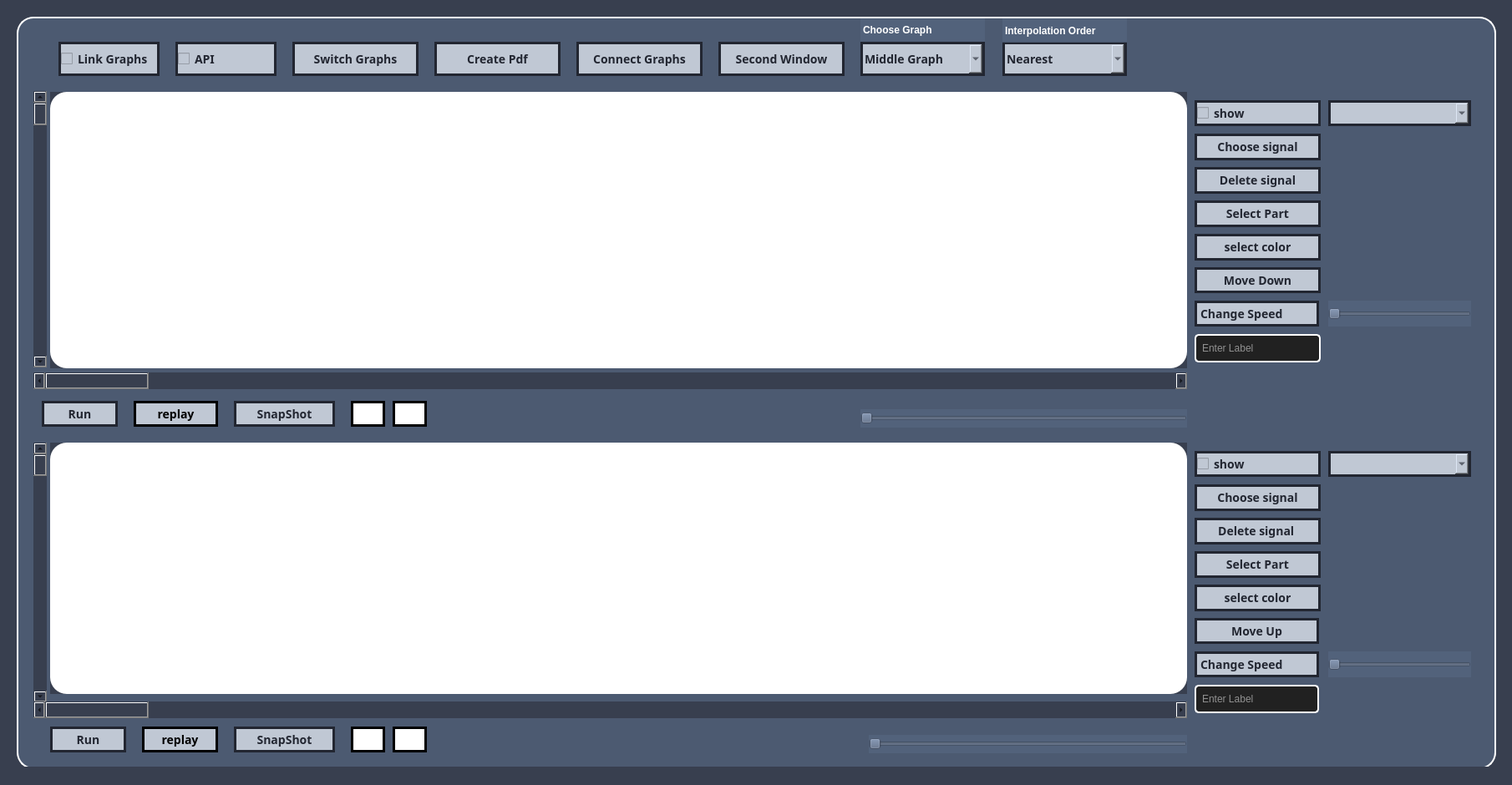
<?xml version="1.0" encoding="UTF-8"?>
<ui version="4.0">
 <class>MainWindow</class>
 <widget class="QMainWindow" name="MainWindow">
  <property name="geometry">
   <rect>
    <x>0</x>
    <y>0</y>
    <width>1810</width>
    <height>940</height>
   </rect>
  </property>
  <property name="windowTitle">
   <string>MainWindow</string>
  </property>
  <property name="styleSheet">
   <string notr="true">background: rgba(56, 63, 79, 1);</string>
  </property>
  <widget class="QWidget" name="centralwidget">
   <widget class="QLabel" name="label">
    <property name="geometry">
     <rect>
      <x>20</x>
      <y>20</y>
      <width>1771</width>
      <height>901</height>
     </rect>
    </property>
    <property name="styleSheet">
     <string notr="true">background-color:rgba(85, 101, 128, 0.7);
border-radius:20px;
border: 2px solid white;</string>
    </property>
    <property name="text">
     <string/>
    </property>
   </widget>
   <widget class="QComboBox" name="ComboBox_Top_Signals">
    <property name="geometry">
     <rect>
      <x>1590</x>
      <y>120</y>
      <width>171</width>
      <height>31</height>
     </rect>
    </property>
    <property name="styleSheet">
     <string notr="true">  background: rgba(192, 200, 212, 1);
  font-family: inherit;
  padding: 0.2em 0.3em;
  font-weight: 600;
  color:rgba(34, 38, 49, 1);
  font-size: 14px;
  border: 3px solid rgba(34, 38, 49, 1);
  border-radius: 0.4em;
  
</string>
    </property>
   </widget>
   <widget class="QCheckBox" name="CheckBox_API">
    <property name="geometry">
     <rect>
      <x>210</x>
      <y>50</y>
      <width>121</width>
      <height>41</height>
     </rect>
    </property>
    <property name="styleSheet">
     <string notr="true">  background: rgba(192, 200, 212, 1);
  font-family: inherit;
  padding: 0.2em 0.3em;
  font-weight: 600;
  color:rgba(34, 38, 49, 1);
  font-size: 14px;
  border: 3px solid rgba(34, 38, 49, 1);
  border-radius: 0.4em;
  
</string>
    </property>
    <property name="text">
     <string>API</string>
    </property>
   </widget>
   <widget class="QToolButton" name="ToolButton_Middle_ZoomIn">
    <property name="geometry">
     <rect>
      <x>420</x>
      <y>870</y>
      <width>41</width>
      <height>31</height>
     </rect>
    </property>
    <property name="styleSheet">
     <string notr="true">  background: white;
  font-family: inherit;
  padding: 0.2em 0.3em;
  font-weight: 600;
  font-size: 14px;
  color:black;
  border: 3px solid black;
  border-radius: 0.4em;
  
</string>
    </property>
    <property name="text">
     <string/>
    </property>
    <property name="icon">
     <iconset>
      <normalon>zoomin.jpg</normalon>
     </iconset>
    </property>
    <property name="iconSize">
     <size>
      <width>24</width>
      <height>24</height>
     </size>
    </property>
   </widget>
   <widget class="QToolButton" name="ToolButton_Top_ZoomOut">
    <property name="geometry">
     <rect>
      <x>470</x>
      <y>480</y>
      <width>41</width>
      <height>31</height>
     </rect>
    </property>
    <property name="styleSheet">
     <string notr="true">  background: white;
  font-family: inherit;
  padding: 0.2em 0.3em;
  font-weight: 600;
  font-size: 14px;
  color:black;
  border: 3px solid black;
  border-radius: 0.4em;
  

</string>
    </property>
    <property name="text">
     <string/>
    </property>
    <property name="icon">
     <iconset>
      <normalon>zoomout.jpg</normalon>
     </iconset>
    </property>
    <property name="iconSize">
     <size>
      <width>24</width>
      <height>24</height>
     </size>
    </property>
   </widget>
   <widget class="QToolButton" name="ToolButton_Top_ZoomIn">
    <property name="geometry">
     <rect>
      <x>420</x>
      <y>480</y>
      <width>41</width>
      <height>31</height>
     </rect>
    </property>
    <property name="styleSheet">
     <string notr="true">  background: white;
  font-family: inherit;
  padding: 0.2em 0.3em;
  font-weight: 600;
  font-size: 14px;
  color:black;
  border: 3px solid black;
  border-radius: 0.4em;
  
</string>
    </property>
    <property name="text">
     <string/>
    </property>
    <property name="icon">
     <iconset>
      <normalon>zoomin.jpg</normalon>
     </iconset>
    </property>
    <property name="iconSize">
     <size>
      <width>24</width>
      <height>24</height>
     </size>
    </property>
   </widget>
   <widget class="QToolButton" name="ToolButton_Middle_PlayPause">
    <property name="geometry">
     <rect>
      <x>60</x>
      <y>870</y>
      <width>91</width>
      <height>31</height>
     </rect>
    </property>
    <property name="styleSheet">
     <string notr="true">  background: rgba(192, 200, 212, 1);
  font-family: inherit;
  padding: 0.2em 0.3em;
  font-weight: 600;
  color:rgba(34, 38, 49, 1);
  font-size: 14px;
  border: 3px solid rgba(34, 38, 49, 1);
  border-radius: 0.4em;
  
</string>
    </property>
    <property name="text">
     <string>Run</string>
    </property>
   </widget>
   <widget class="QLineEdit" name="LineEdit_Middle_EditLabel">
    <property name="geometry">
     <rect>
      <x>1430</x>
      <y>820</y>
      <width>149</width>
      <height>34</height>
     </rect>
    </property>
    <property name="styleSheet">
     <string notr="true">  background-color: #212121;
  max-width: 190px;
  color:white;
  height: 20px;
  padding: 5px;
  border: 2px solid white;
  border-radius: 5px;
  </string>
    </property>
    <property name="text">
     <string/>
    </property>
    <property name="placeholderText">
     <string>Enter Label</string>
    </property>
   </widget>
   <widget class="QToolButton" name="ToolButton_Top_Replay">
    <property name="geometry">
     <rect>
      <x>160</x>
      <y>480</y>
      <width>101</width>
      <height>31</height>
     </rect>
    </property>
    <property name="styleSheet">
     <string notr="true">  background: rgba(192, 200, 212, 1);
  font-family: inherit;
  padding: 0.2em 0.3em;
  font-weight: 600;
  font-size: 14px;
  color:black;
  border: 3px solid black;
  border-radius: 0.4em;
  
</string>
    </property>
    <property name="text">
     <string>replay</string>
    </property>
   </widget>
   <widget class="QPushButton" name="ToolButton_MoveUp">
    <property name="geometry">
     <rect>
      <x>1430</x>
      <y>740</y>
      <width>149</width>
      <height>31</height>
     </rect>
    </property>
    <property name="styleSheet">
     <string notr="true">  background: rgba(192, 200, 212, 1);
  font-family: inherit;
  padding: 0.2em 0.3em;
  font-weight: 600;
  color:rgba(34, 38, 49, 1);
  font-size: 14px;
  border: 3px solid rgba(34, 38, 49, 1);
  border-radius: 0.4em;
  
</string>
    </property>
    <property name="text">
     <string>Move Up</string>
    </property>
   </widget>
   <widget class="QPushButton" name="ToolButton_SwitchGraphs">
    <property name="geometry">
     <rect>
      <x>350</x>
      <y>50</y>
      <width>151</width>
      <height>41</height>
     </rect>
    </property>
    <property name="styleSheet">
     <string notr="true">  background: rgba(192, 200, 212, 1);
  font-family: inherit;
  padding: 0.2em 0.3em;
  font-weight: 600;
  color:rgba(34, 38, 49, 1);
  font-size: 14px;
  border: 3px solid rgba(34, 38, 49, 1);
  border-radius: 0.4em;
  
</string>
    </property>
    <property name="text">
     <string>Switch Graphs</string>
    </property>
   </widget>
   <widget class="QToolButton" name="ToolButton_CreatePdf">
    <property name="geometry">
     <rect>
      <x>520</x>
      <y>50</y>
      <width>151</width>
      <height>41</height>
     </rect>
    </property>
    <property name="styleSheet">
     <string notr="true">  background: rgba(192, 200, 212, 1);
  font-family: inherit;
  padding: 0.2em 0.3em;
  font-weight: 600;
  color:rgba(34, 38, 49, 1);
  font-size: 14px;
  border: 3px solid rgba(34, 38, 49, 1);
  border-radius: 0.4em;
  
</string>
    </property>
    <property name="text">
     <string>Create Pdf</string>
    </property>
   </widget>
   <widget class="QToolButton" name="ToolButton_Middle_Replay">
    <property name="geometry">
     <rect>
      <x>170</x>
      <y>870</y>
      <width>91</width>
      <height>31</height>
     </rect>
    </property>
    <property name="styleSheet">
     <string notr="true">  background: rgba(192, 200, 212, 1);
  font-family: inherit;
  padding: 0.2em 0.3em;
  font-weight: 600;
  font-size: 14px;
  border: 3px solid black;
  border-radius: 0.4em;

</string>
    </property>
    <property name="text">
     <string>replay</string>
    </property>
   </widget>
   <widget class="QCheckBox" name="checkBox_Middle_ShowHide">
    <property name="geometry">
     <rect>
      <x>1430</x>
      <y>540</y>
      <width>151</width>
      <height>31</height>
     </rect>
    </property>
    <property name="styleSheet">
     <string notr="true">  background: rgba(192, 200, 212, 1);
  font-family: inherit;
  padding: 0.2em 0.3em;
  font-weight: 600;
  color:rgba(34, 38, 49, 1);
  font-size: 14px;
  border: 3px solid rgba(34, 38, 49, 1);
  border-radius: 0.4em;
  
</string>
    </property>
    <property name="text">
     <string>show</string>
    </property>
   </widget>
   <widget class="QPushButton" name="ToolButton_MoveDown">
    <property name="geometry">
     <rect>
      <x>1430</x>
      <y>320</y>
      <width>151</width>
      <height>31</height>
     </rect>
    </property>
    <property name="styleSheet">
     <string notr="true">  background: rgba(192, 200, 212, 1);
  font-family: inherit;
  padding: 0.2em 0.3em;
  font-weight: 600;
  color:rgba(34, 38, 49, 1);
  font-size: 14px;
  border: 3px solid rgba(34, 38, 49, 1);
  border-radius: 0.4em;
  
</string>
    </property>
    <property name="text">
     <string>Move Down</string>
    </property>
   </widget>
   <widget class="QComboBox" name="ComboBox_Middle_Signals">
    <property name="geometry">
     <rect>
      <x>1590</x>
      <y>540</y>
      <width>171</width>
      <height>31</height>
     </rect>
    </property>
    <property name="styleSheet">
     <string notr="true">  background: rgba(192, 200, 212, 1);
  font-family: inherit;
  padding: 0.2em 0.3em;
  font-weight: 600;
  color:rgba(34, 38, 49, 1);
  font-size: 14px;
  border: 3px solid rgba(34, 38, 49, 1);
  border-radius: 0.4em;
  
</string>
    </property>
   </widget>
   <widget class="QToolButton" name="ToolButton_Top_Browse">
    <property name="enabled">
     <bool>true</bool>
    </property>
    <property name="geometry">
     <rect>
      <x>1430</x>
      <y>160</y>
      <width>151</width>
      <height>32</height>
     </rect>
    </property>
    <property name="styleSheet">
     <string notr="true">  background: rgba(192, 200, 212, 1);
  font-family: inherit;
  padding: 0.2em 0.3em;
  font-weight: 600;
  color:rgba(34, 38, 49, 1);
  font-size: 14px;
  border: 3px solid rgba(34, 38, 49, 1);
  border-radius: 0.4em;
  
</string>
    </property>
    <property name="text">
     <string>Choose signal</string>
    </property>
   </widget>
   <widget class="QCheckBox" name="checkBox_Top_ShowHide">
    <property name="geometry">
     <rect>
      <x>1430</x>
      <y>120</y>
      <width>151</width>
      <height>31</height>
     </rect>
    </property>
    <property name="styleSheet">
     <string notr="true">  background: rgba(192, 200, 212, 1);
  font-family: inherit;
  padding: 0.2em 0.3em;
  font-weight: 600;
  color:rgba(34, 38, 49, 1);
  font-size: 14px;
  border: 3px solid rgba(34, 38, 49, 1);
  border-radius: 0.4em;
  
</string>
    </property>
    <property name="text">
     <string>show</string>
    </property>
   </widget>
   <widget class="QToolButton" name="ToolButton_Middle_Delete">
    <property name="geometry">
     <rect>
      <x>1430</x>
      <y>620</y>
      <width>151</width>
      <height>32</height>
     </rect>
    </property>
    <property name="styleSheet">
     <string notr="true">  background: rgba(192, 200, 212, 1);
  font-family: inherit;
  padding: 0.2em 0.3em;
  font-weight: 600;
  color:rgba(34, 38, 49, 1);
  font-size: 14px;
  border: 3px solid rgba(34, 38, 49, 1);
  border-radius: 0.4em;
  
</string>
    </property>
    <property name="text">
     <string>Delete signal </string>
    </property>
   </widget>
   <widget class="QToolButton" name="ToolButton_SecondWindow">
    <property name="geometry">
     <rect>
      <x>860</x>
      <y>50</y>
      <width>151</width>
      <height>41</height>
     </rect>
    </property>
    <property name="styleSheet">
     <string notr="true">  background: rgba(192, 200, 212, 1);
  font-family: inherit;
  padding: 0.2em 0.3em;
  font-weight: 600;
  color:rgba(34, 38, 49, 1);
  font-size: 14px;
  border: 3px solid rgba(34, 38, 49, 1);
  border-radius: 0.4em;
  
</string>
    </property>
    <property name="text">
     <string>Second Window</string>
    </property>
   </widget>
   <widget class="QWidget" name="verticalLayoutWidget">
    <property name="geometry">
     <rect>
      <x>60</x>
      <y>110</y>
      <width>1361</width>
      <height>331</height>
     </rect>
    </property>
    <layout class="QVBoxLayout" name="verticalLayout">
     <item>
      <widget class="PlotWidget" name="Widget_1" native="true">
       <property name="autoFillBackground">
        <bool>false</bool>
       </property>
       <property name="styleSheet">
        <string notr="true">background:white;
border-radius:20px;
</string>
       </property>
      </widget>
     </item>
    </layout>
   </widget>
   <widget class="QComboBox" name="ComboBox_ConcatenateGraph">
    <property name="geometry">
     <rect>
      <x>1030</x>
      <y>50</y>
      <width>149</width>
      <height>41</height>
     </rect>
    </property>
    <property name="styleSheet">
     <string notr="true">  background: rgba(192, 200, 212, 1);
  font-family: inherit;
  padding: 0.2em 0.3em;
  font-weight: 600;
  color:rgba(34, 38, 49, 1);
  font-size: 14px;
  border: 3px solid rgba(34, 38, 49, 1);
  border-radius: 0.4em;
  
</string>
    </property>
    <property name="currentText">
     <string>Middle Graph</string>
    </property>
    <property name="currentIndex">
     <number>1</number>
    </property>
    <item>
     <property name="text">
      <string>Top Graph</string>
     </property>
    </item>
    <item>
     <property name="text">
      <string>Middle Graph</string>
     </property>
    </item>
   </widget>
   <widget class="QWidget" name="verticalLayoutWidget_3">
    <property name="geometry">
     <rect>
      <x>60</x>
      <y>530</y>
      <width>1361</width>
      <height>301</height>
     </rect>
    </property>
    <layout class="QVBoxLayout" name="verticalLayout_8">
     <item>
      <widget class="PlotWidget" name="Widget_2" native="true">
       <property name="autoFillBackground">
        <bool>false</bool>
       </property>
       <property name="styleSheet">
        <string notr="true">background:white;
border-radius:20px;
</string>
       </property>
      </widget>
     </item>
    </layout>
   </widget>
   <widget class="QToolButton" name="ToolButton_Top_Delete">
    <property name="enabled">
     <bool>true</bool>
    </property>
    <property name="geometry">
     <rect>
      <x>1430</x>
      <y>200</y>
      <width>151</width>
      <height>32</height>
     </rect>
    </property>
    <property name="styleSheet">
     <string notr="true">  background: rgba(192, 200, 212, 1);
  font-family: inherit;
  padding: 0.2em 0.3em;
  font-weight: 600;
  color:rgba(34, 38, 49, 1);
  font-size: 14px;
  border: 3px solid rgba(34, 38, 49, 1);
  border-radius: 0.4em;
  
</string>
    </property>
    <property name="text">
     <string>Delete signal</string>
    </property>
   </widget>
   <widget class="QCheckBox" name="CheckBox_LinkGraphs">
    <property name="geometry">
     <rect>
      <x>70</x>
      <y>50</y>
      <width>121</width>
      <height>41</height>
     </rect>
    </property>
    <property name="styleSheet">
     <string notr="true">  background: rgba(192, 200, 212, 1);
  font-family: inherit;
  padding: 0.2em 0.3em;
  font-weight: 600;
  color:rgba(34, 38, 49, 1);
  font-size: 14px;
  border: 3px solid rgba(34, 38, 49, 1);
  border-radius: 0.4em;
  
</string>
    </property>
    <property name="text">
     <string>Link Graphs</string>
    </property>
   </widget>
   <widget class="QComboBox" name="ComboBox_InterpolationOrder">
    <property name="geometry">
     <rect>
      <x>1200</x>
      <y>50</y>
      <width>149</width>
      <height>41</height>
     </rect>
    </property>
    <property name="styleSheet">
     <string notr="true">  background: rgba(192, 200, 212, 1);
  font-family: inherit;
  padding: 0.2em 0.3em;
  font-weight: 600;
  color:rgba(34, 38, 49, 1);
  font-size: 14px;
  border: 3px solid rgba(34, 38, 49, 1);
  border-radius: 0.4em;
  
</string>
    </property>
    <item>
     <property name="text">
      <string>Nearest</string>
     </property>
    </item>
    <item>
     <property name="text">
      <string>Linear</string>
     </property>
    </item>
    <item>
     <property name="text">
      <string>Quadratic</string>
     </property>
    </item>
    <item>
     <property name="text">
      <string>Cubic</string>
     </property>
    </item>
   </widget>
   <widget class="QToolButton" name="ToolButton_Middle_SelectPart">
    <property name="geometry">
     <rect>
      <x>1430</x>
      <y>660</y>
      <width>151</width>
      <height>32</height>
     </rect>
    </property>
    <property name="styleSheet">
     <string notr="true">  background: rgba(192, 200, 212, 1);
  font-family: inherit;
  padding: 0.2em 0.3em;
  font-weight: 600;
  color:rgba(34, 38, 49, 1);
  font-size: 14px;
  border: 3px solid rgba(34, 38, 49, 1);
  border-radius: 0.4em;
  
</string>
    </property>
    <property name="text">
     <string>Select Part</string>
    </property>
   </widget>
   <widget class="QLineEdit" name="LineEdit_Top_EditLabel">
    <property name="geometry">
     <rect>
      <x>1430</x>
      <y>400</y>
      <width>151</width>
      <height>34</height>
     </rect>
    </property>
    <property name="styleSheet">
     <string notr="true">  background-color: #212121;
  max-width: 190px;
  color:white;
  height: 20px;
  padding: 5px;
  border: 2px solid white;
  border-radius: 5px;
</string>
    </property>
    <property name="text">
     <string/>
    </property>
    <property name="placeholderText">
     <string>Enter Label</string>
    </property>
   </widget>
   <widget class="QToolButton" name="ToolButton_Middle_SelectColor">
    <property name="geometry">
     <rect>
      <x>1430</x>
      <y>700</y>
      <width>151</width>
      <height>32</height>
     </rect>
    </property>
    <property name="styleSheet">
     <string notr="true">  background: rgba(192, 200, 212, 1);
  font-family: inherit;
  padding: 0.2em 0.3em;
  font-weight: 600;
  color:rgba(34, 38, 49, 1);
  font-size: 14px;
  border: 3px solid rgba(34, 38, 49, 1);
  border-radius: 0.4em;
  
</string>
    </property>
    <property name="text">
     <string>select color</string>
    </property>
   </widget>
   <widget class="QToolButton" name="ToolButton_Top_PlayPause">
    <property name="geometry">
     <rect>
      <x>50</x>
      <y>480</y>
      <width>91</width>
      <height>31</height>
     </rect>
    </property>
    <property name="styleSheet">
     <string notr="true">  background: rgba(192, 200, 212, 1);
  font-family: inherit;
  padding: 0.2em 0.3em;
  font-weight: 600;
  color:rgba(34, 38, 49, 1);
  font-size: 14px;
  border: 3px solid rgba(34, 38, 49, 1);
  border-radius: 0.4em;
  
</string>
    </property>
    <property name="text">
     <string>Run</string>
    </property>
   </widget>
   <widget class="QToolButton" name="ToolButton_ConcatnateGraphs">
    <property name="geometry">
     <rect>
      <x>690</x>
      <y>50</y>
      <width>151</width>
      <height>41</height>
     </rect>
    </property>
    <property name="styleSheet">
     <string notr="true">  background: rgba(192, 200, 212, 1);
  font-family: inherit;
  padding: 0.2em 0.3em;
  font-weight: 600;
  color:rgba(34, 38, 49, 1);
  font-size: 14px;
  border: 3px solid rgba(34, 38, 49, 1);
  border-radius: 0.4em;
  
</string>
    </property>
    <property name="text">
     <string>Connect Graphs</string>
    </property>
   </widget>
   <widget class="QLabel" name="label_4">
    <property name="geometry">
     <rect>
      <x>1030</x>
      <y>20</y>
      <width>149</width>
      <height>30</height>
     </rect>
    </property>
    <property name="styleSheet">
     <string notr="true">  font-weight: 600;
background-color:rgba(85, 101, 128, 0.7);
border-top:2px solid white;
  color:white;

</string>
    </property>
    <property name="text">
     <string>Choose Graph</string>
    </property>
   </widget>
   <widget class="QToolButton" name="ToolButton_Middle_TakeSnapShot">
    <property name="geometry">
     <rect>
      <x>280</x>
      <y>870</y>
      <width>121</width>
      <height>31</height>
     </rect>
    </property>
    <property name="styleSheet">
     <string notr="true">  background: rgba(192, 200, 212, 1);
  font-family: inherit;
  padding: 0.2em 0.3em;
  font-weight: 600;
  color:rgba(34, 38, 49, 1);
  font-size: 14px;
  border: 3px solid rgba(34, 38, 49, 1);
  border-radius: 0.4em;
  
</string>
    </property>
    <property name="text">
     <string>SnapShot</string>
    </property>
   </widget>
   <widget class="QToolButton" name="ToolButton_Top_SelectPart">
    <property name="geometry">
     <rect>
      <x>1430</x>
      <y>240</y>
      <width>151</width>
      <height>32</height>
     </rect>
    </property>
    <property name="styleSheet">
     <string notr="true">  background: rgba(192, 200, 212, 1);
  font-family: inherit;
  padding: 0.2em 0.3em;
  font-weight: 600;
  color:rgba(34, 38, 49, 1);
  font-size: 14px;
  border: 3px solid rgba(34, 38, 49, 1);
  border-radius: 0.4em;
  
</string>
    </property>
    <property name="text">
     <string>Select Part</string>
    </property>
   </widget>
   <widget class="QSlider" name="HorizontalSlider_Top_connectGraphs">
    <property name="geometry">
     <rect>
      <x>1030</x>
      <y>490</y>
      <width>391</width>
      <height>22</height>
     </rect>
    </property>
    <property name="styleSheet">
     <string notr="true">
background-color:rgba(85, 101, 128, 0.7);



</string>
    </property>
    <property name="pageStep">
     <number>1</number>
    </property>
    <property name="orientation">
     <enum>Qt::Horizontal</enum>
    </property>
   </widget>
   <widget class="QSlider" name="HorizontalSlider_Middle_connectGraphs">
    <property name="geometry">
     <rect>
      <x>1040</x>
      <y>880</y>
      <width>381</width>
      <height>22</height>
     </rect>
    </property>
    <property name="styleSheet">
     <string notr="true">
background-color:rgba(85, 101, 128, 0.7);

</string>
    </property>
    <property name="pageStep">
     <number>1</number>
    </property>
    <property name="orientation">
     <enum>Qt::Horizontal</enum>
    </property>
   </widget>
   <widget class="QToolButton" name="ToolButton_Top_SelectColor">
    <property name="geometry">
     <rect>
      <x>1430</x>
      <y>280</y>
      <width>151</width>
      <height>32</height>
     </rect>
    </property>
    <property name="styleSheet">
     <string notr="true">  background: rgba(192, 200, 212, 1);
  font-family: inherit;
  padding: 0.2em 0.3em;
  font-weight: 600;
  color:rgba(34, 38, 49, 1);
  font-size: 14px;
  border: 3px solid rgba(34, 38, 49, 1);
  border-radius: 0.4em;
  
</string>
    </property>
    <property name="text">
     <string>select color</string>
    </property>
   </widget>
   <widget class="QToolButton" name="ToolButton_Middle_ZoomOut">
    <property name="geometry">
     <rect>
      <x>470</x>
      <y>870</y>
      <width>41</width>
      <height>31</height>
     </rect>
    </property>
    <property name="styleSheet">
     <string notr="true">  background: white;
  font-family: inherit;
  padding: 0.2em 0.3em;
  font-weight: 600;
  font-size: 14px;
  color:black;
  border: 3px solid black;
  border-radius: 0.4em;
  
</string>
    </property>
    <property name="text">
     <string/>
    </property>
    <property name="icon">
     <iconset>
      <normalon>zoomout.jpg</normalon>
     </iconset>
    </property>
    <property name="iconSize">
     <size>
      <width>24</width>
      <height>24</height>
     </size>
    </property>
   </widget>
   <widget class="QToolButton" name="ToolButton_Top_TakeSnapShot">
    <property name="geometry">
     <rect>
      <x>280</x>
      <y>480</y>
      <width>121</width>
      <height>31</height>
     </rect>
    </property>
    <property name="styleSheet">
     <string notr="true">  background: rgba(192, 200, 212, 1);
  font-family: inherit;
  padding: 0.2em 0.3em;
  font-weight: 600;
  color:rgba(34, 38, 49, 1);
  font-size: 14px;
  border: 3px solid rgba(34, 38, 49, 1);
  border-radius: 0.4em;
  
</string>
    </property>
    <property name="text">
     <string>SnapShot</string>
    </property>
   </widget>
   <widget class="QLabel" name="label_5">
    <property name="enabled">
     <bool>false</bool>
    </property>
    <property name="geometry">
     <rect>
      <x>1200</x>
      <y>20</y>
      <width>149</width>
      <height>31</height>
     </rect>
    </property>
    <property name="styleSheet">
     <string notr="true">  font-weight: 600;
background-color:rgba(85, 101, 128, 0.7);
border-top:2px solid white;
  color:white;

</string>
    </property>
    <property name="text">
     <string>Interpolation Order</string>
    </property>
   </widget>
   <widget class="QToolButton" name="ToolButton_Middle_Browse">
    <property name="geometry">
     <rect>
      <x>1430</x>
      <y>580</y>
      <width>151</width>
      <height>32</height>
     </rect>
    </property>
    <property name="styleSheet">
     <string notr="true">  background: rgba(192, 200, 212, 1);
  font-family: inherit;
  padding: 0.2em 0.3em;
  font-weight: 600;
  color:rgba(34, 38, 49, 1);
  font-size: 14px;
  border: 3px solid rgba(34, 38, 49, 1);
  border-radius: 0.4em;
  
</string>
    </property>
    <property name="text">
     <string>Choose signal</string>
    </property>
   </widget>
   <widget class="QScrollBar" name="verticalScrollBar_Top">
    <property name="geometry">
     <rect>
      <x>40</x>
      <y>109</y>
      <width>16</width>
      <height>331</height>
     </rect>
    </property>
    <property name="orientation">
     <enum>Qt::Vertical</enum>
    </property>
   </widget>
   <widget class="QScrollBar" name="horizontalScrollBar_Top">
    <property name="geometry">
     <rect>
      <x>40</x>
      <y>446</y>
      <width>1381</width>
      <height>20</height>
     </rect>
    </property>
    <property name="orientation">
     <enum>Qt::Horizontal</enum>
    </property>
   </widget>
   <widget class="QScrollBar" name="verticalScrollBar_Middle">
    <property name="geometry">
     <rect>
      <x>40</x>
      <y>530</y>
      <width>16</width>
      <height>311</height>
     </rect>
    </property>
    <property name="orientation">
     <enum>Qt::Vertical</enum>
    </property>
   </widget>
   <widget class="QScrollBar" name="horizontalScrollBar_Middle">
    <property name="geometry">
     <rect>
      <x>40</x>
      <y>840</y>
      <width>1381</width>
      <height>20</height>
     </rect>
    </property>
    <property name="orientation">
     <enum>Qt::Horizontal</enum>
    </property>
   </widget>
   <widget class="QSlider" name="horizontalSlider_Middle_Speed">
    <property name="geometry">
     <rect>
      <x>1590</x>
      <y>780</y>
      <width>171</width>
      <height>31</height>
     </rect>
    </property>
    <property name="styleSheet">
     <string notr="true">
background-color:rgba(85, 101, 128, 0.7);



</string>
    </property>
    <property name="minimum">
     <number>10</number>
    </property>
    <property name="maximum">
     <number>100</number>
    </property>
    <property name="singleStep">
     <number>5</number>
    </property>
    <property name="pageStep">
     <number>5</number>
    </property>
    <property name="orientation">
     <enum>Qt::Horizontal</enum>
    </property>
   </widget>
   <widget class="QLabel" name="label_6">
    <property name="enabled">
     <bool>false</bool>
    </property>
    <property name="geometry">
     <rect>
      <x>1430</x>
      <y>360</y>
      <width>149</width>
      <height>31</height>
     </rect>
    </property>
    <property name="styleSheet">
     <string notr="true">  background: rgba(192, 200, 212, 1);
  font-family: inherit;
  padding: 0.2em 0.3em;
  font-weight: 600;
  color:rgba(34, 38, 49, 1);
  font-size: 14px;
  border: 3px solid rgba(34, 38, 49, 1);
  border-radius: 0.4em;
  
</string>
    </property>
    <property name="text">
     <string>Change Speed</string>
    </property>
   </widget>
   <widget class="QLabel" name="label_7">
    <property name="enabled">
     <bool>false</bool>
    </property>
    <property name="geometry">
     <rect>
      <x>1430</x>
      <y>780</y>
      <width>149</width>
      <height>31</height>
     </rect>
    </property>
    <property name="styleSheet">
     <string notr="true">  background: rgba(192, 200, 212, 1);
  font-family: inherit;
  padding: 0.2em 0.3em;
  font-weight: 600;
  color:rgba(34, 38, 49, 1);
  font-size: 14px;
  border: 3px solid rgba(34, 38, 49, 1);
  border-radius: 0.4em;
  
</string>
    </property>
    <property name="text">
     <string>Change Speed</string>
    </property>
   </widget>
   <widget class="QSlider" name="horizontalSlider_Top_Speed">
    <property name="geometry">
     <rect>
      <x>1590</x>
      <y>360</y>
      <width>171</width>
      <height>31</height>
     </rect>
    </property>
    <property name="styleSheet">
     <string notr="true">
background-color:rgba(85, 101, 128, 0.7);



</string>
    </property>
    <property name="minimum">
     <number>10</number>
    </property>
    <property name="maximum">
     <number>100</number>
    </property>
    <property name="singleStep">
     <number>5</number>
    </property>
    <property name="pageStep">
     <number>5</number>
    </property>
    <property name="orientation">
     <enum>Qt::Horizontal</enum>
    </property>
   </widget>
  </widget>
  <widget class="QStatusBar" name="statusbar"/>
 </widget>
 <customwidgets>
  <customwidget>
   <class>PlotWidget</class>
   <extends>QWidget</extends>
   <header>pyqtgraph</header>
   <container>1</container>
  </customwidget>
 </customwidgets>
 <resources/>
 <connections/>
</ui>
